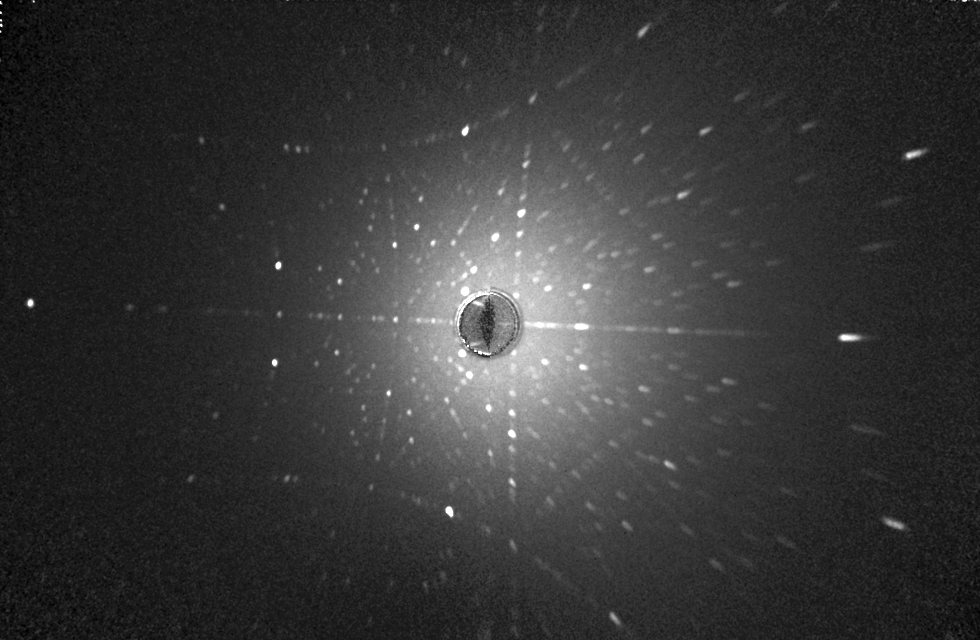
#> input picture F69/Topaz1.png, 980 x 640 px; its folder holds 4 pictures in this run
$ jupyter execute fit_spots.ipynb
#> lines starting #> are read from the running program, lines starting #| are printed output that depends on the picture
[cell 1]
import numpy as np
import matplotlib.pyplot as plt
import cv2

[cell 2]
from skimage.feature import blob_dog

[cell 3]
def fit_spots(filename, min_x, max_x, min_y, max_y, center_x, center_y, center_radius):
#> called with filename = 'Topaz1.png', min_x = 0, max_x = 800, min_y = 50, max_y = 600, center_x = 489, center_y = 325, center_radius = 50
    name = filename.split('.')[0]
    results = open(f"{name}_spots.txt", "w")
    img = cv2.imread(filename)
#> img is the input picture: shape (640, 980, 3); min 0, max 255, mean 54.6
    img = cv2.cvtColor(img, cv2.COLOR_BGR2GRAY)
#> img: shape (640, 980)
    blobs = blob_dog(img, min_sigma=1,max_sigma=10, threshold=0.18, overlap=0)
#> blobs = 38 rows, first 8: [2, 0, 1], [12, 0, 1], [303, 30, 2.56], [362, 274, 1.6], [0, 964, 1.6], [25, 0, 1], [265, 278, 2.56], [31, 0, 1]

    fig, ax = plt.subplots(figsize=(15,10))
    ax.imshow(img, cmap='gray')
    for blob in blobs:
        y,x,r = blob
        if (
            (min_x < x < max_x) and (min_y < y < max_y)
            and not ((x - center_x)**2 + (y - center_y)**2 < center_radius**2)
    ):
            c = plt.Circle((x,y),5, color='yellow', linewidth=2, fill=False)
            ax.add_patch(c)
            results.write(f'{int(x)}\t{int(y)}\n')
#> this loop made 38 passes
#> (y, x, r) on passes 1 to 12: (2, 0, 1), (12, 0, 1), (303, 30, 2.56), (362, 274, 1.6), (0, 964, 1.6), (25, 0, 1), (265, 278, 2.56), (31, 0, 1), (511, 449, 2.56), (20, 0, 1), (131, 465, 2.56), (337, 845, 2.56)

    results.close()
    c = plt.Circle((center_x,center_y),center_radius, color='black')
    ax.add_patch(c)
    ax.axis('off')
    fig.savefig(f'{name}_fitted_spots.png')
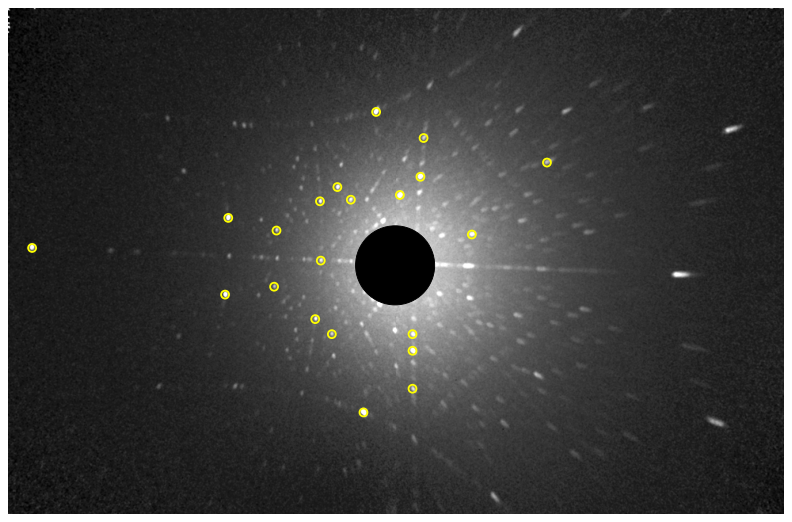
#> figure drawn by matplotlib, 1 panel

[cell 4]
filename = 'Topaz1.png'
center_radius = 50
center_x=489
center_y =325
min_x = 0
max_x = 800
min_y = 50
max_y = 600

fit_spots(filename, min_x, max_x, min_y, max_y, center_x, center_y, center_radius)

[cell 5]
filename = 'Pyrit2.png'
center_radius = 50
center_x=489
center_y =325
min_x = 200
max_x = 800
min_y = 100
max_y = 550

fit_spots(filename, min_x, max_x, min_y, max_y, center_x, center_y, center_radius)
#> call 2 of fit_spots, with filename = 'Pyrit2.png', min_x = 200, max_x = 800, min_y = 100, max_y = 550, center_x = 489, center_y = 325, center_radius = 50
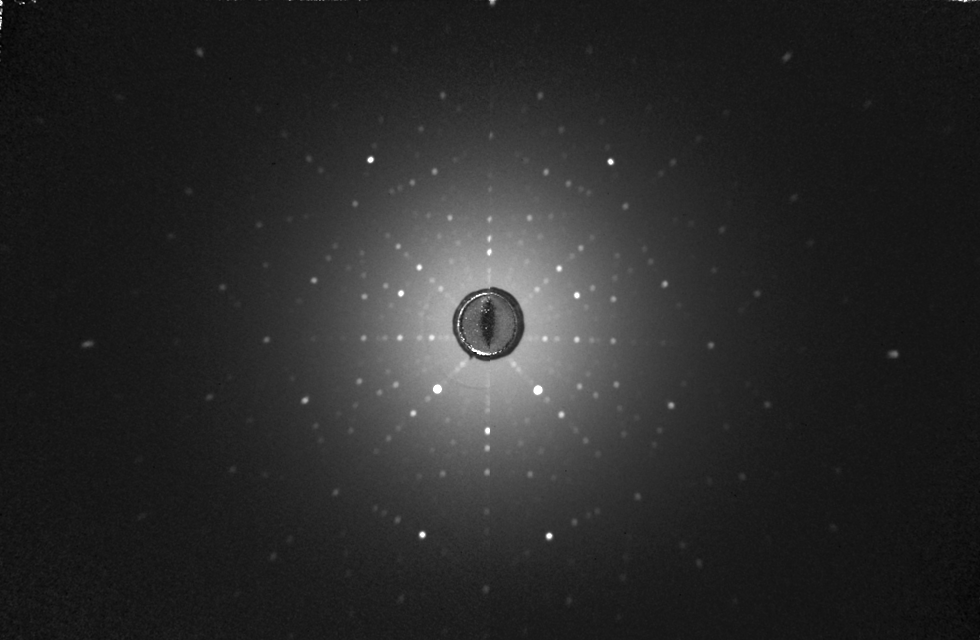
#> input picture F69/Pyrit2.png, 980 x 640 px
#> in fit_spots, img is the input picture: shape (640, 980, 3); min 0, max 255, mean 41.3
#> in fit_spots (call 2), `blobs = blob_dog(img, min_sigma=1,max_sigma=10, threshold=0.18, overla..`: blobs = 37 rows, first 8: [159, 370, 1.6], [534, 422, 1.6], [161, 610, 1.6], [3, 0, 1.6], [535, 549, 1.6], [0, 965, 1], [13, 0, 1], [17, 0, 1]
#> the loop in fit_spots (call 2), `for blob in blobs:` made 37 passes
#> (y, x, r) on passes 1 to 12: (159, 370, 1.6), (534, 422, 1.6), (161, 610, 1.6), (3, 0, 1.6), (535, 549, 1.6), (0, 965, 1), (13, 0, 1), (17, 0, 1), (23, 0, 1), (0, 960, 1), (430, 487, 1.6), (352, 479, 1.6)
#> in fit_spots (call 2), `fig.savefig(f'{name}_fitted_spots.png')`:
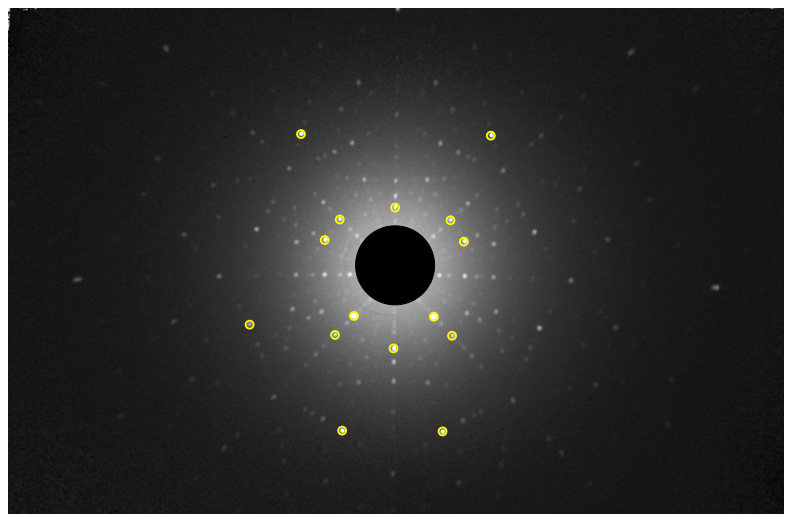
#> figure drawn by matplotlib, 1 panel
